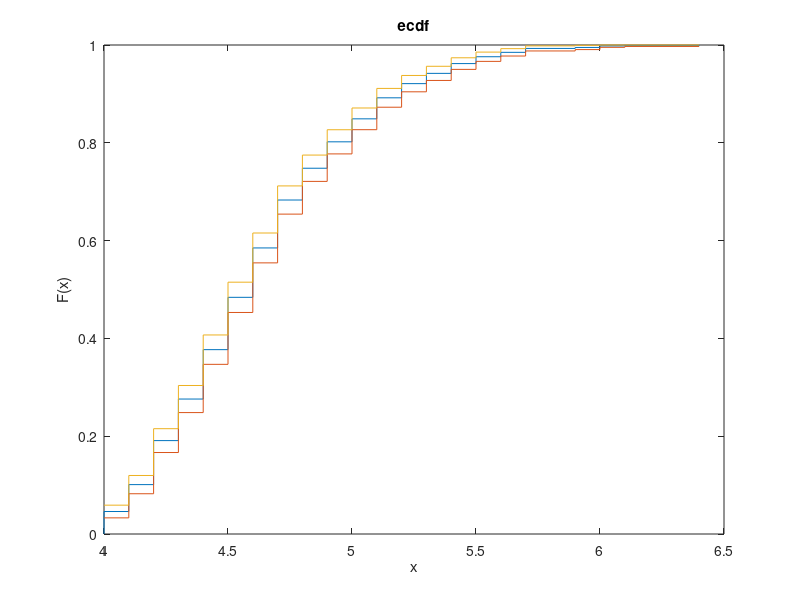
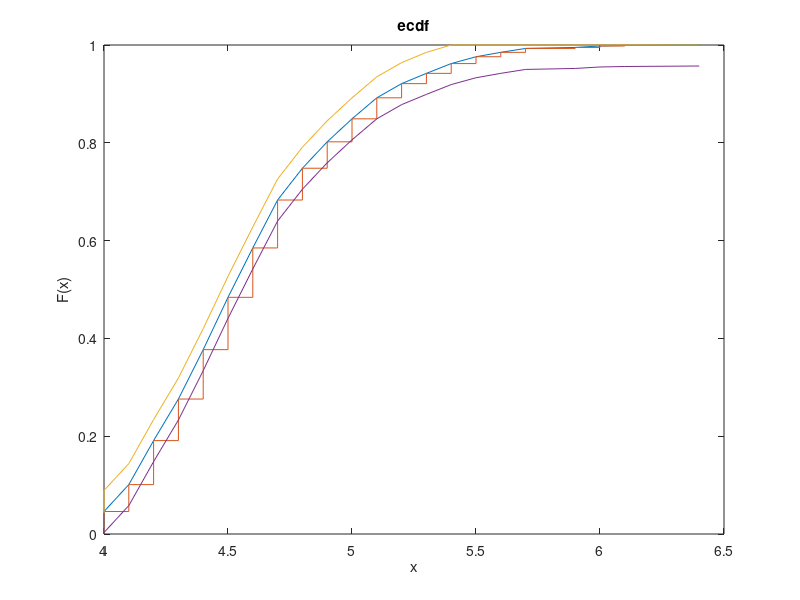

These charts were generated, in order, by the following MATLAB code:
[A,B,C,D,magnitudes,F] = textread("fiji.txt",'%f %f %f %f %f %f');

%Problem 3a
[f,x,f1,f2] = ecdf(magnitudes);
ecdf(magnitudes,'Bounds','on')
hold on

epsilon = sqrt(1./2000.*log(2./(0.05)));

%Problem 3b
figure
plot(x,f)
hold on
ecdf(magnitudes)
fbig = f+epsilon;
fbig(fbig>1)=1;
fbig(fbig<0)=0;
fsmall = f-epsilon;
fsmall(fsmall>1)=1;
fsmall(fsmall<0)=0;
plot(x,fbig)
plot(x,fsmall)